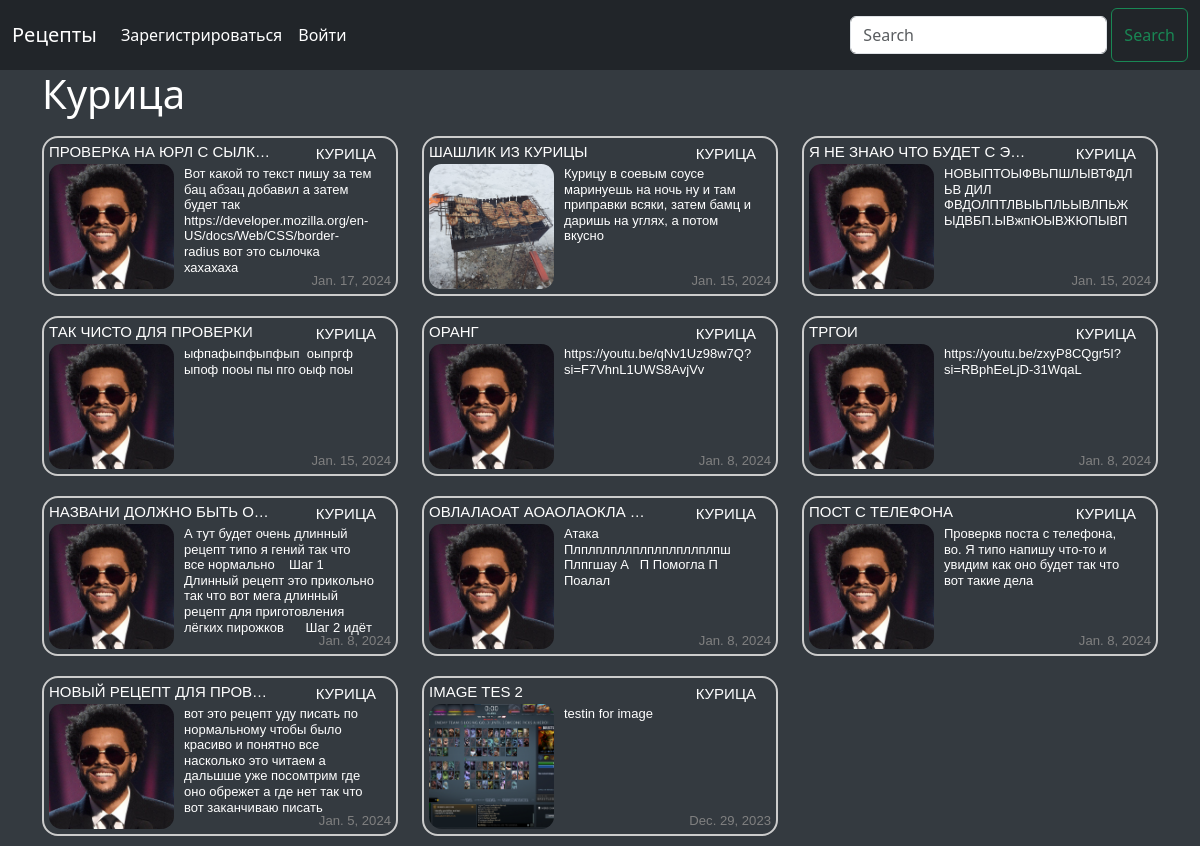
/category/Курица/, run on the app's committed database.
### apprecipe/models.py (models this page shows, shortened)
class Post(models.Model):
    recipe_tittle = models.CharField(max_length=50, unique=True, verbose_name="Название")
    recipe = RichTextField(blank=True, null=True, config_name='default', verbose_name="Рецепт")
    recipe_date = models.DateField(auto_now_add=True)
    category = models.CharField(max_length=50, verbose_name="Категория")
    image = models.ImageField(null=True, blank=True, upload_to="images/", default='default.jpg')
    class Meta:
        ordering = ['-id']

### apprecipe/views.py (the view)
# urls.py: path('category/<str:categ>/', CategoryListView.as_view(), name='category'),
class CategoryListView(ListView):
    model = Post
    template_name = 'categories.html'
    context_object_name = 'category_post'
    def get_queryset(self):
        categ = self.kwargs['categ']
        return Post.objects.filter(category=categ)
    def get_context_data(self, **kwargs):
        context = super().get_context_data(**kwargs)
        categ_menu = Category.objects.all()
        categ = self.kwargs['categ']
        context['categ_menu'] = categ_menu
        context['categ'] = categ.title()
        return context

### apprecipe/templates/categories.html (shortened to what this page needs)
<!DOCTYPE html>
<html xmlns="http://www.w3.org/1999/html">
<head>
</head>
<body>
{% extends 'base.html' %}
{% block content %}
    {% if category_post %}
        <div class="row">
                <h1>{{ categ }}</h1>
                    {% for item in category_post %}
                        <div class="col-md-4">
                            <a href="{% url 'recipe-detail' item.pk %}">
                                <span>
                                    <div class="recipe-item">
                                        <h3 class="title"><a href="{% url 'recipe-detail' item.pk %}" style="text-decoration: none; color: inherit;">{{ item.recipe_tittle}} </a></h3>
                                        {% if item.image %}
                                        <a href="{% url 'recipe-detail' item.pk %}" style="text-decoration: none; color: inherit;">
                                            <img class="image" src="{{ item.image.url }}">
                                        </a>
                                        {% endif %}
                                        <h3 class="category"><a href="{% url 'category' item.category %}" style="text-decoration: none; color: inherit;" >{{ item.category }}</a></h3>
                                        <p class="wrap-text">{{ item.recipe|striptags| safe }}</p>
                                        <h5 class="date"><small>{{ item.recipe_date }}</small></h5>
                                    </div>
                                </span>
                            </a>
                        </div>
            {% endfor %}
        </div>
    {% else %}
        <h2>Эта страница не существует...</h2>
    {% endif %}
{% endblock %}

### apprecipe/templates/categories.html (style rules this page uses)
.recipe-item { width: auto; height: auto; border: 2px solid #ccc; margin-top: 10px; margin-bottom: 10px; overflow: hidden; border-radius: 1em; padding-left: 5px; padding-right: 5px; position: relative; }
.title { max-width: 225px; margin-top: 5px; white-space: nowrap; overflow: hidden; text-overflow: ellipsis; font-family: arial; color: white; font-size: 15px; text-transform: uppercase; }
.category { font-family: arial; color: white; font-size: 15px; text-transform: uppercase; margin-right: 20px; text-decoration: none; position: absolute; top: 7px; right: 0; display: block; }
.wrap-text { position: absolute; top: 28px; left: 140px; display: block; font-family: arial; color: white; text-align: left; font-size: 13px; max-width: 190px; line-height: 1.2em; max-height: 8.4em; overflow: hidden; }
.date { font-family: arial; color: grey; font-size: 15px; position: absolute; bottom: 0; right: 0; margin: 5px; display: block; }
.image { width: 125px; height: 125px; object-fit: cover; border-radius: 10%; margin-top: -5px; margin-bottom: 5px; }

### apprecipe/templates/base.html (style rules this page uses)
.wrap-text { word-wrap: break-word; }
body { background-color: #343a40; color: #ffffff; }

### data on the page
Post: recipe_tittle "ПРОВЕРКА НА ЮРЛ С СЫЛК…", image (placeholder picture), category "КУРИЦА", recipe "Вот какой то текст пишу за тем бац абзац добавил а затем будет так https://developer.mozilla.org/en-US/docs/Web/CSS/border-radius вот это сылочка хахахаха", recipe_date "Jan. 17, 2024"
Post: recipe_tittle "ШАШЛИК ИЗ КУРИЦЫ", image (picture), category "КУРИЦА", recipe "Курицу в соевым соусе маринуешь на ночь ну и там приправки всяки, затем бамц и даришь на углях, а потом вкусно", recipe_date "Jan. 15, 2024"
Post: recipe_tittle "Я НЕ ЗНАЮ ЧТО БУДЕТ С Э…", image (placeholder picture), category "КУРИЦА", recipe "НОВЫПТОЫФВЬПШЛЫВТФДЛЬВ ДИЛ ФВДОЛПТЛВЫЬПЛЬЫВЛПЬЖЫДВБП.ЫВжпЮЫВЖЮПЫВП", recipe_date "Jan. 15, 2024"
Post: recipe_tittle "ТАК ЧИСТО ДЛЯ ПРОВЕРКИ", image (placeholder picture), category "КУРИЦА", recipe "ыфпафыпфыпфып оыпргф ыпоф пооы пы пго оыф поы", recipe_date "Jan. 15, 2024"
Post: recipe_tittle "ОРАНГ", image (placeholder picture), category "КУРИЦА", recipe "https://youtu.be/qNv1Uz98w7Q?si=F7VhnL1UWS8AvjVv", recipe_date "Jan. 8, 2024"
Post: recipe_tittle "ТРГОИ", image (placeholder picture), category "КУРИЦА", recipe "https://youtu.be/zxyP8CQgr5I?si=RBphEeLjD-31WqaL", recipe_date "Jan. 8, 2024"
Post: recipe_tittle "НАЗВАНИ ДОЛЖНО БЫТЬ О…", image (placeholder picture), category "КУРИЦА", recipe "А тут будет очень длинный рецепт типо я гений так что все нормально Шаг 1 Длинный рецепт это прикольно так что вот мега длинный рецепт для приготовления лёгких пирожков Шаг 2 идёт…", recipe_date "Jan. 8, 2024"
Post: recipe_tittle "ОВЛАЛАОАТ АОАОЛАОКЛА…", image (placeholder picture), category "КУРИЦА", recipe "Атака Плплплпллплплплпллплпш Плпгшау А П Помогла П Поалал", recipe_date "Jan. 8, 2024"
Post: recipe_tittle "ПОСТ С ТЕЛЕФОНА", image (placeholder picture), category "КУРИЦА", recipe "Проверкв поста с телефона, во. Я типо напишу что-то и увидим как оно будет так что вот такие дела", recipe_date "Jan. 8, 2024"
Post: recipe_tittle "НОВЫЙ РЕЦЕПТ ДЛЯ ПРОВ…", image (placeholder picture), category "КУРИЦА", recipe "вот это рецепт уду писать по нормальному чтобы было красиво и понятно все насколько это читаем а дальшше уже посомтрим где оно обрежет а где нет так что вот заканчиваю писать…", recipe_date "Jan. 5, 2024"
Post: recipe_tittle "IMAGE TES 2", image (picture), category "КУРИЦА", recipe "testin for image", recipe_date "Dec. 29, 2023"

### other printed values
{{ categ }} "Курица"
